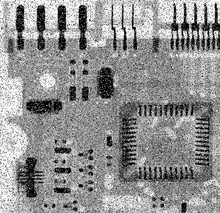
%> input picture ImageLab/median.tif, 220 x 213 px, shrunk from 455 x 440 before the run
$ octave minMaxMedium.m   (GNU Octave 9; MATLAB toolbox functions it lacks are replaced by stand-ins)
%> lines starting %> are read from the running program, lines starting %| are printed output that depends on the picture
clc, clear, close all;

Img=imread('median.tif');
%> Img is the input picture: size 213x220 uint8; min 0, max 255, mean 144.3

%Img=imread('RakulPreet.jpg');
%Img=rgb2gray(Img);
Min=Img;
Max=Img;
Median=Img;

%Index for 3*3
hc=1;
hr=1;
[x, y] = meshgrid(-hc:hc, -hr:hr);

[row,column]=size(Img);
%> row = 213; column = 220

for i=1:row
    for j=1:column
        mn=inf;
        mx=0;
        Temp=zeros(1,9);
        index=0;
        for l=1:3
            for m=1:3
                index=index+1;
                if((i+l)>=1 && (i+l)<=row && (j+m)>=1 && (j+m)<=column)
                    mn=min(mn,Img(i+l,j+m));
                    mx=max(mx,Img(i+l,j+m));
                    Temp(index)=Img(i+l,j+m);
                end
            end
        end
        Min(i,j)=mn;
        Max(i,j)=mx;
        Temp=sort(Temp);
        Median(i,j)=Temp(5);%Middle Value
    end
end
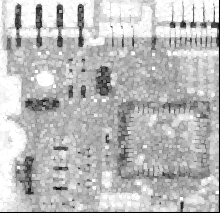
%> Max: size 213x220 uint8; min 0, max 255, mean 187
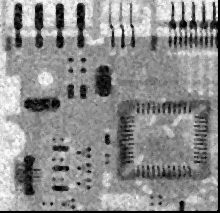
%> Median: size 213x220 uint8; min 0, max 253, mean 141.5
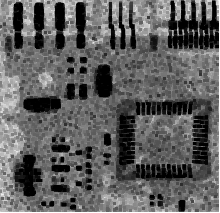
%> Min: size 213x220 uint8; min 0, max 255, mean 95.2
%> after the loop, Temp = [0 0 0 0 0 0 0 0 0]


%Ploting Area.
row=2;
col=2;
subplot(row,col,1);
imshow(Img);
title('Original Image');

subplot(row,col,2);
imshow(Max);
title('Max');

subplot(row,col,3);
imshow(Min);
title('Min');

subplot(row,col,4);
imshow(Median);
title('Median');

$ run again, with ImageLab/RakulPreet.jpg saved as ImageLab/median.tif
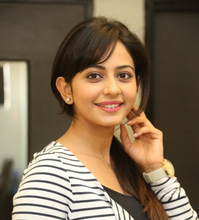
%> input picture ImageLab/RakulPreet.jpg, 199 x 220 px, shrunk from 591 x 655 before the run
%> Img is the input picture: size 220x199x3 uint8; mean R, G, B 127.1, 107.6, 84.3
%> after the loop `for i=1:row`:
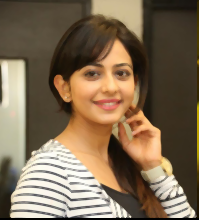
%> Median: size 220x199x3 uint8; mean R, G, B 127.2, 107.5, 83.7
%> after the loop `for i=1:row`:
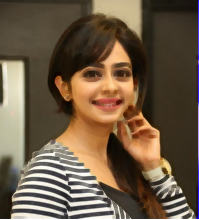
%> Min: size 220x199x3 uint8; mean R, G, B 109.7, 90.8, 70
%> after the loop `for i=1:row`: Temp = [0 0 0 0 0 0 0 0 0]
